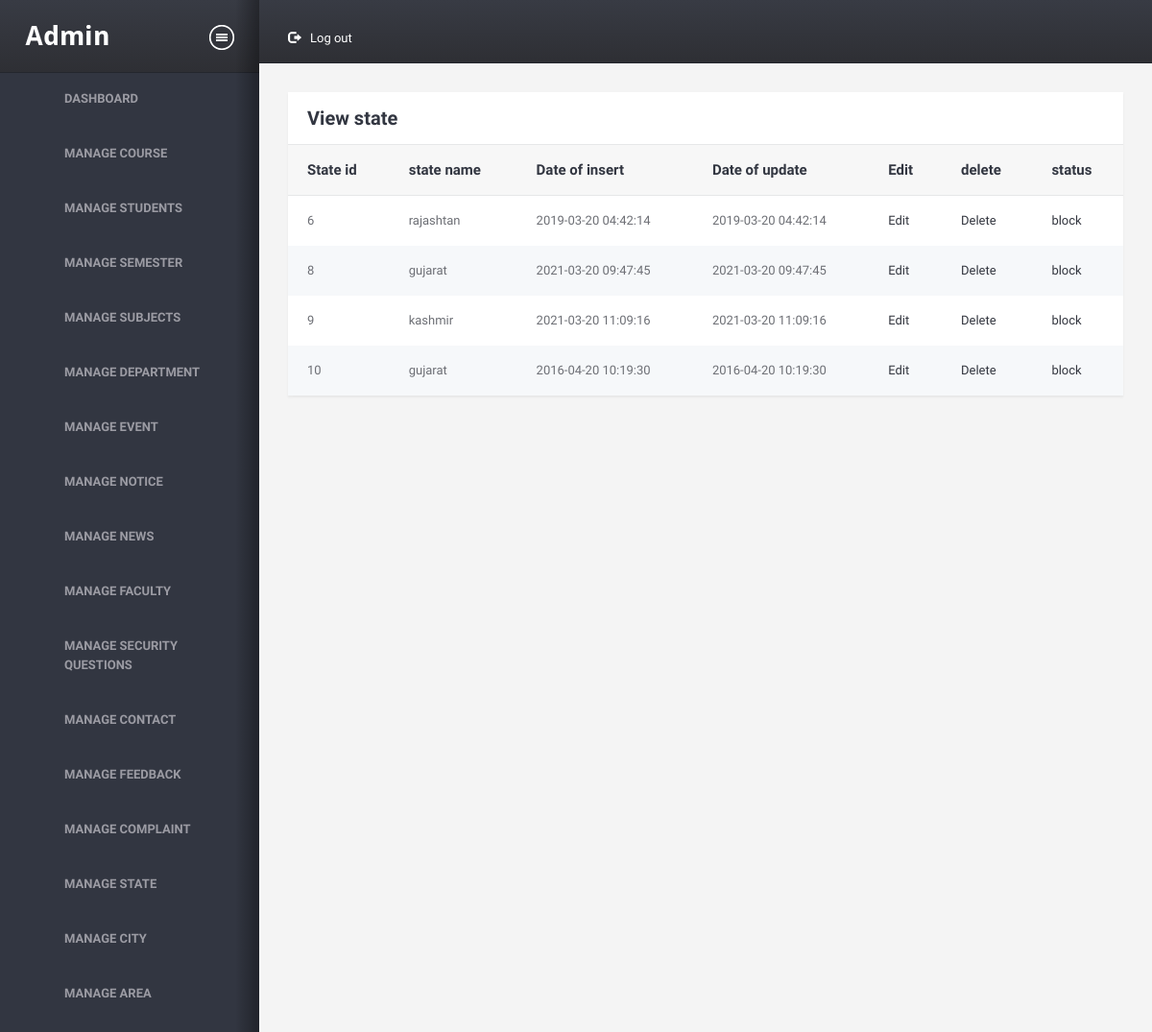
Screenshot of /admin/viewstate.php (signed in) with the database file from the repository.
### tables this page shows
CREATE TABLE `state` (
  `state_id` int(11) NOT NULL,
  `state_name` varchar(30) NOT NULL,
  `dou` datetime NOT NULL,
  `doi` datetime NOT NULL,
  `isactive` int(1) NOT NULL
);

### admin/viewstate.php (the view, shortened to what this page needs)
<!DOCTYPE HTML>
<html>
<head>
<link href="assets/css/A.style.css%2bbootstrap.css%2cMcc.0ONHoLZfWm.css.pagespeed.cf.2IS1LTyY4Z.css" rel="stylesheet" media="screen"/>
</head>
<body>
<div class="wrapper">
    <div class="structure-row">
        <?php require 'sidebar.php';?>
        <div class="right-sec">
            <header>
                <nav class="topnav">
                    <ul id="nav1">
                        <li class="settings">
                            <a href="logout.php"><i class="glyphicon glyphicon-log-out"></i>Log out</a>
                        </li>
                    </ul>
                </nav>
                <div class="clearfix"></div>
            </header>
            <div class="content-section">
                <div class="container-liquid">
                    <div class="row">
                        <div class="col-xs-12">
                            <div class="sec-box">
                                <a class="closethis">Close</a>
                                <header>
                                    <h2 class="heading">View state</h2>
                                </header>
                                <div class="contents">
                                    <a class="togglethis">Toggle</a>
                                    <section>
                                        <table class="table">
                                            <thead>
                                                <tr>
                                                    <th>State id</th>
                                                    <th>state name</th>
                                                    <th>Date of insert</th>
                                                    <th>Date of update</th>
                                                    <th>Edit</th>
                                                    <th>delete</th>
                                                    <th>status</th>
                                                </tr>
                                            </thead>
                <?php
                require '../common/dbconnect.php';
                $qry = "SELECT * FROM state WHERE isactive !=2";
                $rs = mysqli_query($conn,$qry);
                if (mysqli_num_rows($rs)>0)
                {
                    while ($row = mysqli_fetch_assoc($rs))
                    {
                        ?>
                        <tr>
                        <td><?php echo $row['state_id']; ?></td>
                        <td><?php echo $row['state_name']; ?></td>
                        <td><?php echo $row['doi']; ?></td>
                        <td><?php echo $row['dou']; ?></td>
                        <td><a href="state_edit.php?id=<?php echo$row['state_id']; ?>">Edit</a></td>
                        <td><a href="state_delete.php?id=<?php echo$row['state_id']; ?>">Delete</a>
                            <?php
                              if ($row['isactive']==1) {
                             ?>
                        <td><a href="state_status.php?id=<?php echo$row['state_id']; ?>">block</a></td>
                             <?php
                                }
                                else{
                              ?>
                       <td><a href="state_status.php?id=<?php echo$row['state_id']; ?>">Active</a></td>
                              <?php
                                  }
                               ?>
                        </td>
                        </tr>
                        <?php
                    }
                }
                else
                {
                    echo "0 Row found";
                }
                         ?>
                                            </table>
                                    </section>
                                </div>
                            </div>
                        </div>
                    </div>
                </div>
            </div>
        </div>
    </div>
</div>
</body>
</html>

### rows the page displays
state: state_id "6", state_name "rajashtan", doi "2019-03-20 04:42:14", dou "2019-03-20 04:42:14"
state: state_id "8", state_name "gujarat", doi "2021-03-20 09:47:45", dou "2021-03-20 09:47:45"
state: state_id "9", state_name "kashmir", doi "2021-03-20 11:09:16", dou "2021-03-20 11:09:16"
state: state_id "10", state_name "gujarat", doi "2016-04-20 10:19:30", dou "2016-04-20 10:19:30"
